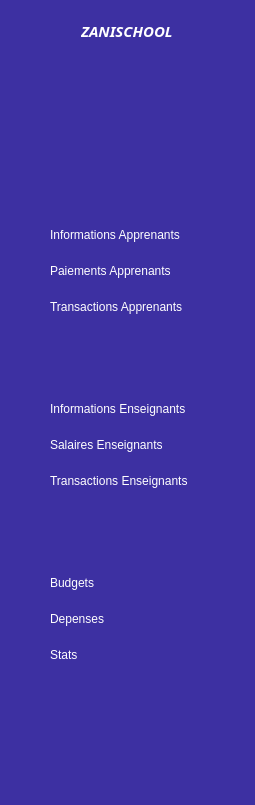
       <widget class="QWidget" name="icon_text_widget" native="true">
        <property name="minimumSize">
         <size>
          <width>255</width>
          <height>0</height>
         </size>
        </property>
        <property name="maximumSize">
         <size>
          <width>255</width>
          <height>16777215</height>
         </size>
        </property>
        <property name="styleSheet">
         <string notr="true">QWidget{
background-color: rgb(61, 48, 162);
color: white;
border-radius:5px;
}

QPushButton {
	height:30px;
	border: none;
}</string>
        </property>
        <layout class="QVBoxLayout" name="verticalLayout_11">
         <property name="topMargin">
          <number>20</number>
         </property>
         <item>
          <layout class="QHBoxLayout" name="horizontalLayout">
           <property name="spacing">
            <number>20</number>
           </property>
           <property name="leftMargin">
            <number>10</number>
           </property>
           <item>
            <widget class="QLabel" name="label_2">
             <property name="maximumSize">
              <size>
               <width>40</width>
               <height>40</height>
              </size>
             </property>
             <property name="text">
              <string/>
             </property>
             <property name="pixmap">
              <pixmap resource="resources.qrc">:/icons/logo_zanischool.png</pixmap>
             </property>
             <property name="scaledContents">
              <bool>true</bool>
             </property>
            </widget>
           </item>
           <item>
            <widget class="QLabel" name="label_3">
             <property name="font">
              <font>
               <family>Montserrat Black</family>
               <pointsize>11</pointsize>
               <weight>75</weight>
               <italic>true</italic>
               <bold>true</bold>
              </font>
             </property>
             <property name="text">
              <string>ZANISCHOOL</string>
             </property>
            </widget>
           </item>
          </layout>
         </item>
         <item>
          <layout class="QVBoxLayout" name="verticalLayout_7">
           <property name="spacing">
            <number>24</number>
           </property>
           <property name="topMargin">
            <number>25</number>
           </property>
           <item>
            <widget class="QPushButton" name="dashboard2">
             <property name="styleSheet">
              <string notr="true">QPushButton{
padding-left:5px;
}

QPushButton:checked{
background-color: rgb(255, 255, 255);
border-radius:3px;
}</string>
             </property>
             <property name="text">
              <string/>
             </property>
             <property name="icon">
              <iconset resource="resources.qrc">
               <normaloff>:/icons/dashboard3.png</normaloff>
               <normalon>:/icons/dashboard2.png</normalon>:/icons/dashboard3.png</iconset>
             </property>
             <property name="iconSize">
              <size>
               <width>150</width>
               <height>20</height>
              </size>
             </property>
             <property name="checkable">
              <bool>true</bool>
             </property>
             <property name="autoExclusive">
              <bool>true</bool>
             </property>
            </widget>
           </item>
           <item>
            <widget class="QPushButton" name="institute2">
             <property name="styleSheet">
              <string notr="true">QPushButton{
padding-left:-64px;
}

QPushButton:checked{
background-color: rgb(255, 255, 255);
border-radius:3px;
}</string>
             </property>
             <property name="text">
              <string/>
             </property>
             <property name="icon">
              <iconset resource="resources.qrc">
               <normaloff>:/icons/institute3.png</normaloff>
               <normalon>:/icons/institute2.png</normalon>:/icons/institute3.png</iconset>
             </property>
             <property name="iconSize">
              <size>
               <width>150</width>
               <height>20</height>
              </size>
             </property>
             <property name="checkable">
              <bool>true</bool>
             </property>
             <property name="autoExclusive">
              <bool>true</bool>
             </property>
            </widget>
           </item>
           <item>
            <widget class="QFrame" name="students">
             <property name="frameShape">
              <enum>QFrame::StyledPanel</enum>
             </property>
             <property name="frameShadow">
              <enum>QFrame::Raised</enum>
             </property>
             <layout class="QVBoxLayout" name="verticalLayout_4">
              <property name="spacing">
               <number>0</number>
              </property>
              <property name="leftMargin">
               <number>0</number>
              </property>
              <property name="topMargin">
               <number>0</number>
              </property>
              <property name="rightMargin">
               <number>0</number>
              </property>
              <property name="bottomMargin">
               <number>0</number>
              </property>
              <item>
               <widget class="QPushButton" name="students2">
                <property name="styleSheet">
                 <string notr="true">QPushButton{
padding-left:-18px;
}
</string>
                </property>
                <property name="text">
                 <string/>
                </property>
                <property name="icon">
                 <iconset resource="resources.qrc">
                  <normaloff>:/icons/students3.png</normaloff>
                  <normalon>:/icons/students4.png</normalon>:/icons/students3.png</iconset>
                </property>
                <property name="iconSize">
                 <size>
                  <width>150</width>
                  <height>20</height>
                 </size>
                </property>
                <property name="checkable">
                 <bool>true</bool>
                </property>
                <property name="autoExclusive">
                 <bool>true</bool>
                </property>
               </widget>
              </item>
              <item>
               <widget class="QFrame" name="students_dropdown">
                <property name="styleSheet">
                 <string notr="true">QPushButton{
text-align:left;
padding-left:30px;
}


QPushButton:checked{
background-color: rgb(255, 255, 255);
color: rgb(61, 48, 162);
border-radius:3px;
}

QPushButton:hover{
color: rgb(176, 94, 255);
}</string>
                </property>
                <property name="frameShape">
                 <enum>QFrame::StyledPanel</enum>
                </property>
                <property name="frameShadow">
                 <enum>QFrame::Raised</enum>
                </property>
                <layout class="QVBoxLayout" name="verticalLayout">
                 <item>
                  <widget class="QPushButton" name="students_info">
                   <property name="styleSheet">
                    <string notr="true"/>
                   </property>
                   <property name="text">
                    <string>Informations Apprenants</string>
                   </property>
                   <property name="checkable">
                    <bool>true</bool>
                   </property>
                   <property name="autoExclusive">
                    <bool>true</bool>
                   </property>
                  </widget>
                 </item>
                 <item>
                  <widget class="QPushButton" name="students_payement">
                   <property name="text">
                    <string>Paiements Apprenants</string>
                   </property>
                   <property name="checkable">
                    <bool>true</bool>
                   </property>
                   <property name="autoExclusive">
                    <bool>true</bool>
                   </property>
                  </widget>
                 </item>
                 <item>
                  <widget class="QPushButton" name="students_transactions">
                   <property name="text">
                    <string>Transactions Apprenants</string>
                   </property>
                   <property name="checkable">
                    <bool>true</bool>
                   </property>
                   <property name="autoExclusive">
                    <bool>true</bool>
                   </property>
                  </widget>
                 </item>
                </layout>
               </widget>
              </item>
             </layout>
            </widget>
           </item>
           <item>
            <widget class="QFrame" name="teachers">
             <property name="frameShape">
              <enum>QFrame::StyledPanel</enum>
             </property>
             <property name="frameShadow">
              <enum>QFrame::Raised</enum>
             </property>
             <layout class="QVBoxLayout" name="verticalLayout_5">
              <property name="spacing">
               <number>0</number>
              </property>
              <property name="leftMargin">
               <number>0</number>
              </property>
              <property name="topMargin">
               <number>0</number>
              </property>
              <property name="rightMargin">
               <number>0</number>
              </property>
              <property name="bottomMargin">
               <number>0</number>
              </property>
              <item>
               <widget class="QPushButton" name="teachers2_2">
                <property name="styleSheet">
                 <string notr="true">QPushButton{
padding-left:-18px;
}</string>
                </property>
                <property name="text">
                 <string/>
                </property>
                <property name="icon">
                 <iconset resource="resources.qrc">
                  <normaloff>:/icons/teacher3.png</normaloff>
                  <normalon>:/icons/teacher4.png</normalon>:/icons/teacher3.png</iconset>
                </property>
                <property name="iconSize">
                 <size>
                  <width>150</width>
                  <height>20</height>
                 </size>
                </property>
                <property name="checkable">
                 <bool>true</bool>
                </property>
                <property name="autoExclusive">
                 <bool>true</bool>
                </property>
               </widget>
              </item>
              <item>
               <widget class="QFrame" name="teachers_dropdown">
                <property name="styleSheet">
                 <string notr="true">QPushButton{
text-align:left;
padding-left:30px;
}


QPushButton:checked{
background-color: rgb(255, 255, 255);
color: rgb(61, 48, 162);
border-radius:3px;
}

QPushButton:hover{
color: rgb(176, 94, 255);
}</string>
                </property>
                <property name="frameShape">
                 <enum>QFrame::StyledPanel</enum>
                </property>
                <property name="frameShadow">
                 <enum>QFrame::Raised</enum>
                </property>
                <layout class="QVBoxLayout" name="verticalLayout_2">
                 <item>
                  <widget class="QPushButton" name="teachers_info">
                   <property name="text">
                    <string>Informations Enseignants</string>
                   </property>
                   <property name="checkable">
                    <bool>true</bool>
                   </property>
                   <property name="autoExclusive">
                    <bool>true</bool>
                   </property>
                  </widget>
                 </item>
                 <item>
                  <widget class="QPushButton" name="teachers_salaries">
                   <property name="text">
                    <string>Salaires Enseignants</string>
                   </property>
                   <property name="checkable">
                    <bool>true</bool>
                   </property>
                   <property name="autoExclusive">
                    <bool>true</bool>
                   </property>
                  </widget>
                 </item>
                 <item>
                  <widget class="QPushButton" name="teachers_transactions">
                   <property name="text">
                    <string>Transactions Enseignants</string>
                   </property>
                   <property name="checkable">
                    <bool>true</bool>
                   </property>
                   <property name="autoExclusive">
                    <bool>true</bool>
                   </property>
                  </widget>
                 </item>
                </layout>
               </widget>
              </item>
             </layout>
            </widget>
           </item>
           <item>
            <widget class="QFrame" name="finances">
             <property name="frameShape">
              <enum>QFrame::StyledPanel</enum>
             </property>
             <property name="frameShadow">
              <enum>QFrame::Raised</enum>
             </property>
             <layout class="QVBoxLayout" name="verticalLayout_6">
              <property name="spacing">
               <number>0</number>
              </property>
              <property name="leftMargin">
               <number>0</number>
              </property>
              <property name="topMargin">
               <number>0</number>
              </property>
              <property name="rightMargin">
               <number>0</number>
              </property>
              <property name="bottomMargin">
               <number>0</number>
              </property>
              <item>
               <widget class="QPushButton" name="finances2">
                <property name="styleSheet">
                 <string notr="true">QPushButton{
padding-left:-32px;
}</string>
                </property>
                <property name="text">
                 <string/>
                </property>
                <property name="icon">
                 <iconset resource="resources.qrc">
                  <normaloff>:/icons/fianances3.png</normaloff>
                  <normalon>:/icons/fianances4.png</normalon>:/icons/fianances3.png</iconset>
                </property>
                <property name="iconSize">
                 <size>
                  <width>150</width>
                  <height>20</height>
                 </size>
                </property>
                <property name="checkable">
                 <bool>true</bool>
                </property>
                <property name="autoExclusive">
                 <bool>true</bool>
                </property>
               </widget>
              </item>
              <item>
               <widget class="QFrame" name="finances_dropdown">
                <property name="styleSheet">
                 <string notr="true">QPushButton{
text-align:left;
padding-left:30px;
}


QPushButton:checked{
background-color: rgb(255, 255, 255);
color: rgb(61, 48, 162);
border-radius:3px;
}

QPushButton:hover{
color: rgb(176, 94, 255);
}</string>
                </property>
                <property name="frameShape">
                 <enum>QFrame::StyledPanel</enum>
                </property>
                <property name="frameShadow">
                 <enum>QFrame::Raised</enum>
                </property>
                <layout class="QVBoxLayout" name="verticalLayout_3">
                 <item>
                  <widget class="QPushButton" name="budgets">
                   <property name="text">
                    <string>Budgets</string>
                   </property>
                   <property name="checkable">
                    <bool>true</bool>
                   </property>
                   <property name="autoExclusive">
                    <bool>true</bool>
                   </property>
                  </widget>
                 </item>
                 <item>
                  <widget class="QPushButton" name="expenses">
                   <property name="text">
                    <string>Depenses</string>
                   </property>
                   <property name="checkable">
                    <bool>true</bool>
                   </property>
                   <property name="autoExclusive">
                    <bool>true</bool>
                   </property>
                  </widget>
                 </item>
                 <item>
                  <widget class="QPushButton" name="business_overview">
                   <property name="text">
                    <string>Stats</string>
                   </property>
                   <property name="checkable">
                    <bool>true</bool>
                   </property>
                   <property name="autoExclusive">
                    <bool>true</bool>
                   </property>
                  </widget>
                 </item>
                </layout>
               </widget>
              </item>
             </layout>
            </widget>
           </item>
          </layout>
         </item>
         <item>
          <spacer name="verticalSpacer">
           <property name="orientation">
            <enum>Qt::Vertical</enum>
           </property>
           <property name="sizeHint" stdset="0">
            <size>
             <width>20</width>
             <height>24</height>
            </size>
           </property>
          </spacer>
         </item>
         <item>
          <layout class="QVBoxLayout" name="verticalLayout_8">
           <property name="spacing">
            <number>25</number>
           </property>
           <item>
            <widget class="QPushButton" name="settings2">
             <property name="styleSheet">
              <string notr="true">QPushButton{
padding-left:-40px;
}

QPushButton:checked{
background-color: rgb(255, 255, 255);
border-radius:3px;
}</string>
             </property>
             <property name="text">
              <string/>
             </property>
             <property name="icon">
              <iconset resource="resources.qrc">
               <normaloff>:/icons/settings3.png</normaloff>
               <normalon>:/icons/settings2.png</normalon>:/icons/settings3.png</iconset>
             </property>
             <property name="iconSize">
              <size>
               <width>150</width>
               <height>20</height>
              </size>
             </property>
             <property name="checkable">
              <bool>true</bool>
             </property>
             <property name="autoExclusive">
              <bool>true</bool>
             </property>
            </widget>
           </item>
           <item>
            <widget class="QPushButton" name="signout2">
             <property name="styleSheet">
              <string notr="true">QPushButton{
padding-left:-30px;
}

QPushButton:checked{
background-color: rgb(255, 255, 255);
border-radius:3px;
}</string>
             </property>
             <property name="text">
              <string/>
             </property>
             <property name="icon">
              <iconset resource="resources.qrc">
               <normaloff>:/icons/signout3.png</normaloff>
               <normalon>:/icons/signout2.png</normalon>:/icons/signout3.png</iconset>
             </property>
             <property name="iconSize">
              <size>
               <width>150</width>
               <height>20</height>
              </size>
             </property>
             <property name="checkable">
              <bool>true</bool>
             </property>
             <property name="autoExclusive">
              <bool>true</bool>
             </property>
            </widget>
           </item>
          </layout>
         </item>
        </layout>
       </widget>
